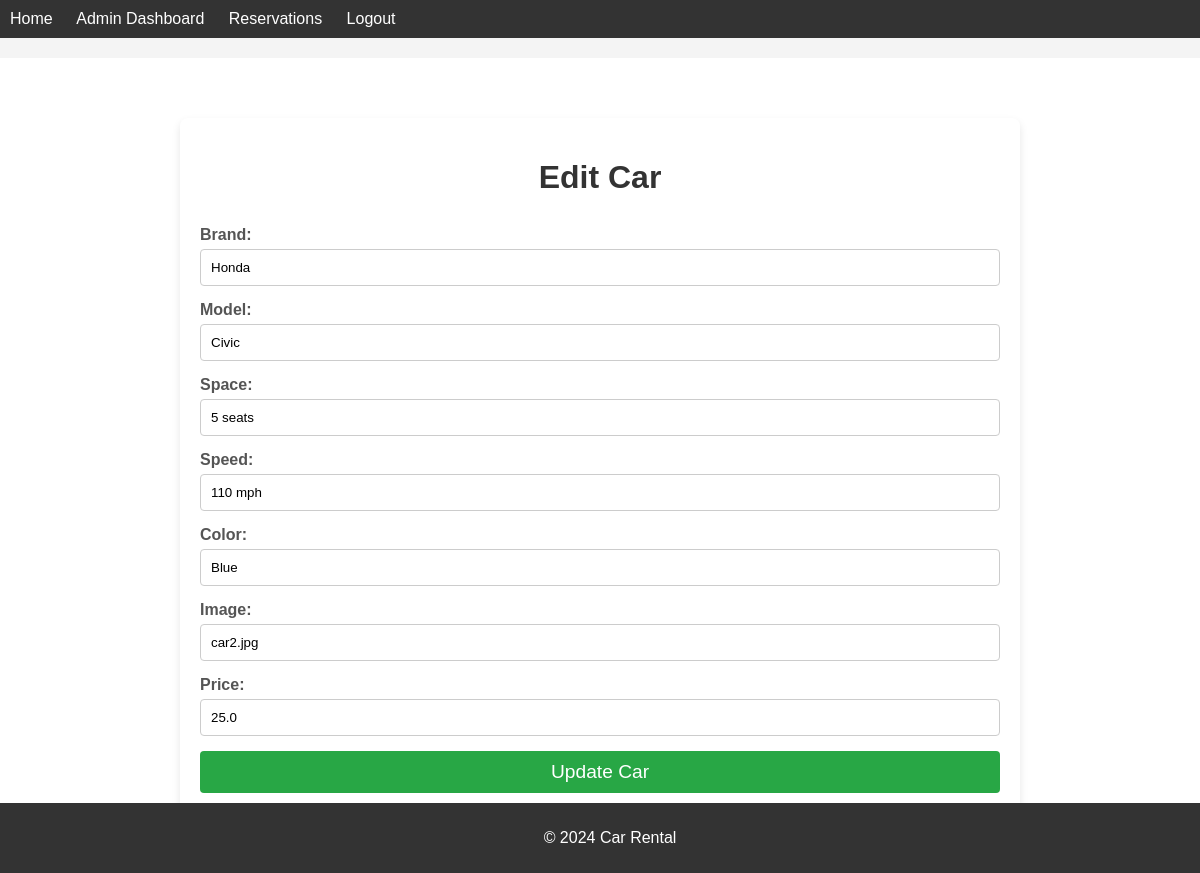
The page /admin/edit_car/10 (signed in) on the database its author committed.
### tables this page shows
CREATE TABLE cars (
            id INTEGER PRIMARY KEY AUTOINCREMENT,
            brand TEXT NOT NULL,
            model TEXT NOT NULL,
            space TEXT,
            speed TEXT,
            color TEXT,
            image TEXT,
            available INTEGER DEFAULT 1,
            price REAL NOT NULL
        );

### routes/routes.py (the view)
@routes.route("/admin/edit_car/<int:car_id>")
@login_required
def edit_car(car_id):
    conn = get_db_connection()
    car = conn.execute("SELECT * FROM cars WHERE id = ?", (car_id,)).fetchone()
    conn.close()
    if car is None:
        abort(404)
    return render_template("edit_car.html", car=car)

### models/models.py (called while the page is built)
def get_db_connection():
    conn = sqlite3.connect(Config.DATABASE_PATH)
    conn.row_factory = sqlite3.Row
    return conn

### routes/routes.py (called while the page is built)
def login_required(f):
    @wraps(f)
    def decorated_function(*args, **kwargs):
        if session.get("user_id") is None:
            return redirect(url_for("routes.login"))
        return f(*args, **kwargs)
    return decorated_function

### templates/edit_car.html (shortened to what this page needs)
{% extends "base.html" %}
{% block content %}
    <link rel="stylesheet" href="{{ url_for('static', filename='css/edit_car.css') }}">
    <div class="edit-car">
        <h1>Edit Car</h1>
        <form method="post" action="/admin/update_car/{{ car.id }}">
            <div class="form-group">
                <label for="brand">Brand:</label>
                <input type="text" name="brand" value="{{ car.brand }}" required>
            </div>
            <div class="form-group">
                <label for="model">Model:</label>
                <input type="text" name="model" value="{{ car.model }}" required>
            </div>
            <div class="form-group">
                <label for="space">Space:</label>
                <input type="text" name="space" value="{{ car.space }}">
            </div>
            <div class="form-group">
                <label for="speed">Speed:</label>
                <input type="text" name="speed" value="{{ car.speed }}">
            </div>
            <div class="form-group">
                <label for="color">Color:</label>
                <input type="text" name="color" value="{{ car.color }}">
            </div>
            <div class="form-group">
                <label for="image">Image:</label>
                <input type="text" name="image" value="{{ car.image }}">
            </div>
            <div class="form-group">
                <label for="price">Price:</label>
                <input type="number" name="price" value="{{ car.price }}" required>
            </div>
            <button type="submit" class="btn-submit">Update Car</button>
        </form>
    </div>
{% endblock %}

### static/css/style.css (style rules this page uses)
body { font-family: Arial, sans-serif; background-color: #f4f4f4; margin: 0; padding: 0; }

### static/css/index.css (style rules this page uses)
body { font-family: 'Arial', sans-serif; background-color: #f4f4f4; margin: 0; padding: 0; }

### static/css/login.css (style rules this page uses)
body { font-family: 'Arial', sans-serif; background-color: #f1f1f1; margin: 0; padding: 0; }
.form-group { margin-bottom: 15px; }
label { font-size: 1rem; color: #333; display: block; }

### static/css/register.css (style rules this page uses)
body { font-family: 'Arial', sans-serif; background-color: #f1f1f1; margin: 0; padding: 0; }
.form-group { margin-bottom: 15px; }
label { font-size: 1rem; color: #333; display: block; }

### static/css/user_reservations.css (style rules this page uses)
body { font-family: 'Arial', sans-serif; background-color: #f4f4f4; margin: 0; padding: 0; }

### static/css/car_details.css (style rules this page uses)
body { font-family: 'Arial', sans-serif; background-color: #f4f4f4; margin: 0; padding: 0; }

### static/css/admin_dashboard.css (style rules this page uses)
body { font-family: 'Arial', sans-serif; background-color: #f4f4f4; margin: 0; padding: 0; }
.form-group { margin-bottom: 15px; }
.form-group label { font-weight: bold; color: #555; }
.form-group input { width: 100%; padding: 8px; margin-top: 5px; border-radius: 4px; border: 1px solid #ccc; box-sizing: border-box; }

### static/css/edit_car.css (style rules this page uses)
body { font-family: 'Arial', sans-serif; background-color: #f4f4f4; margin: 0; padding: 0; }
.edit-car { max-width: 800px; margin: 40px auto; background-color: #fff; padding: 20px; border-radius: 8px; box-shadow: 0 4px 8px rgba(0, 0, 0, 0.1); }
.edit-car h1 { text-align: center; font-size: 2rem; color: #333; margin-bottom: 30px; }
.edit-car .form-group { margin-bottom: 15px; }
.edit-car .form-group label { font-weight: bold; color: #555; }
.edit-car .form-group input { width: 100%; padding: 10px; border-radius: 4px; border: 1px solid #ccc; margin-top: 5px; box-sizing: border-box; }
.btn-submit { background-color: #28a745; color: #fff; padding: 10px 15px; border: none; border-radius: 4px; cursor: pointer; width: 100%; font-size: 1.2rem; }

### rows shown on the page
cars: brand "Honda", model "Civic", space "5 seats", speed "110 mph", color "Blue", image "car2.jpg", price "25.0"
